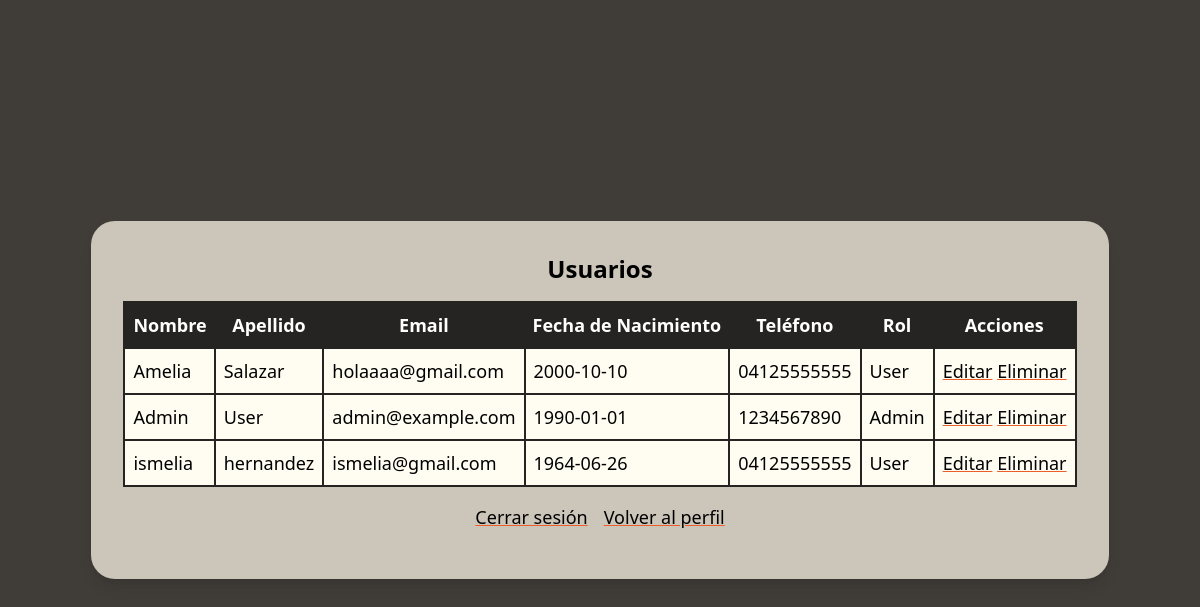
The app's page /PHP/usuarios.php (signed in) with its own data.
### tables this page shows
CREATE TABLE `users` (
  `id` int(11) NOT NULL,
  `nombre` varchar(50) DEFAULT NULL,
  `apellido` varchar(50) DEFAULT NULL,
  `email` varchar(100) DEFAULT NULL,
  `password` varchar(255) DEFAULT NULL,
  `fecha_nacimiento` date DEFAULT NULL,
  `telefono` varchar(15) DEFAULT NULL,
  `rol` enum('Admin','User') DEFAULT 'User',
  `fecha_creacion` timestamp NOT NULL DEFAULT current_timestamp(),
  `fecha_actualizacion` timestamp NOT NULL DEFAULT current_timestamp() ON UPDATE current_timestamp()
);

### PHP/usuarios.php (the view, shortened to what this page needs)
<?php
include 'db.php';
$result = $conn->query("SELECT * FROM users");
?>
<!DOCTYPE html>
<html lang="es">
<head>
    <script src="https://cdn.tailwindcss.com"></script>
</head>
<body class="bg-[#403d39] h-screen flex items-center justify-center flex-col text-lg">
    <div class="bg-[#ccc5b9] p-8  shadow-lg flex items-center justify-center flex-col  rounded-3xl ">
        <h2 class="text-2xl font-bold mb-4">Usuarios</h2>
        <table  class="bg-[#fffcf2]  border-[#252422]  p-4 border-2 text-md">
            <tr class="bg-[#252422] text-white ">
                <th class="p-2">Nombre</th>
                <th class="p-2">Apellido</th>
                <th class="p-2">Email</th>
                <th class="p-2">Fecha de Nacimiento</th>
                <th class="p-2">Teléfono</th>
                <th class="p-2">Rol</th>
                <th class="p-2">Acciones</th>
            </tr>
            <?php while($user = $result->fetch_assoc()): ?>
            <tr>
                <td class="p-2 border-[#252422] border-2" ><?php echo $user['nombre']; ?></td>
                <td class="p-2 border-[#252422] border-2" ><?php echo $user['apellido']; ?></td>
                <td class="p-2 border-[#252422] border-2" ><?php echo $user['email']; ?></td>
                <td class="p-2 border-[#252422] border-2" ><?php echo $user['fecha_nacimiento']; ?></td>
                <td class="p-2 border-[#252422] border-2" ><?php echo $user['telefono']; ?></td>
                <td class="p-2 border-[#252422] border-2" ><?php echo $user['rol']; ?></td>
                <td class="p-2 border-[#252422] border-2" >
                    <a class="text-md underline decoration-[#eb5e28]" href="editar_usuario.php?id=<?php echo $user['id']; ?>">Editar</a>
                    <a class="text-md underline decoration-[#eb5e28]" href="usuarios.php?delete=<?php echo $user['id']; ?>" onclick="return confirm('¿Estás seguro de eliminar este usuario?');">Eliminar</a>
                </td>
            </tr>
            <?php endwhile; ?>
        </table>
        <div class="flex flex-row items-center justify-center p-2">
            <a href="logout.php" class="text-md underline decoration-[#eb5e28] m-2">Cerrar sesión</a>
            <a href="perfil.php" class="text-md underline decoration-[#eb5e28] m-2">Volver al perfil</a>
        </div>
    </div>
</body>
</html>

### records on screen
users: nombre "Amelia", apellido "Salazar", email "holaaaa@gmail.com", fecha_nacimiento "2000-10-10", telefono "04125555555", rol "User"
users: nombre "Admin", apellido "User", email "admin@example.com", fecha_nacimiento "1990-01-01", telefono "1234567890", rol "Admin"
users: nombre "ismelia", apellido "hernandez", email "ismelia@gmail.com", fecha_nacimiento "1964-06-26", telefono "04125555555", rol "User"
